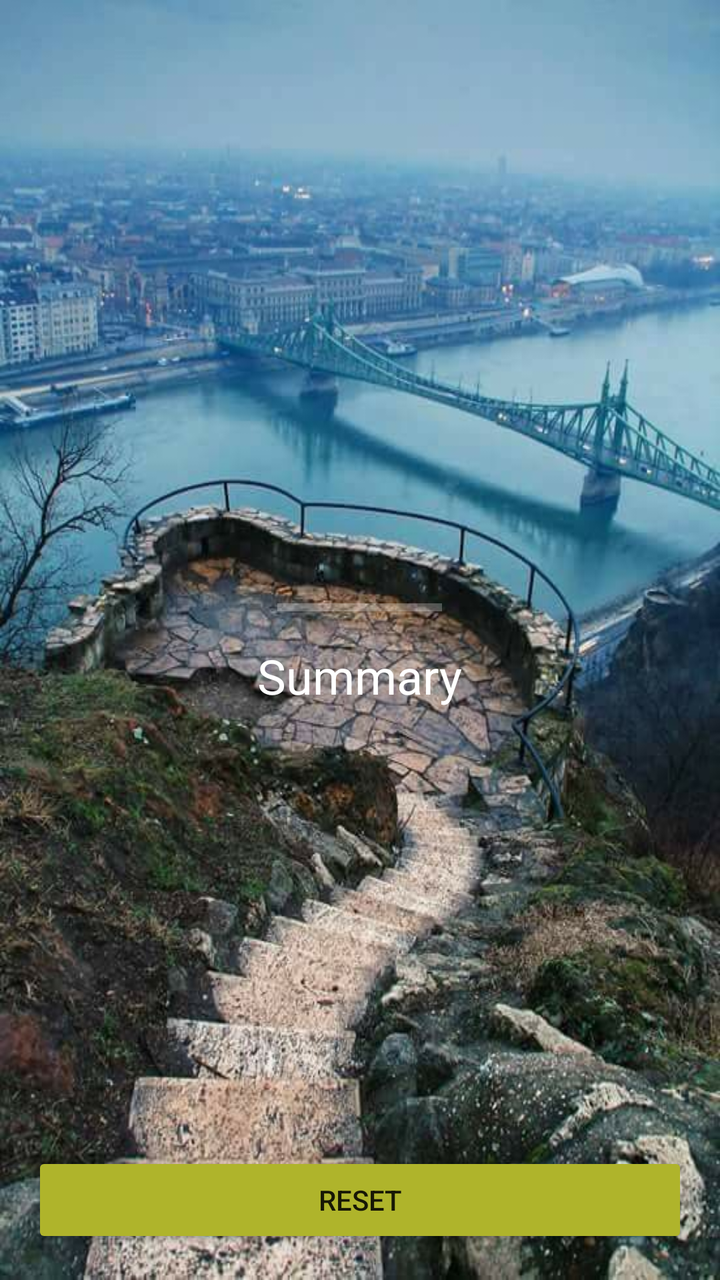
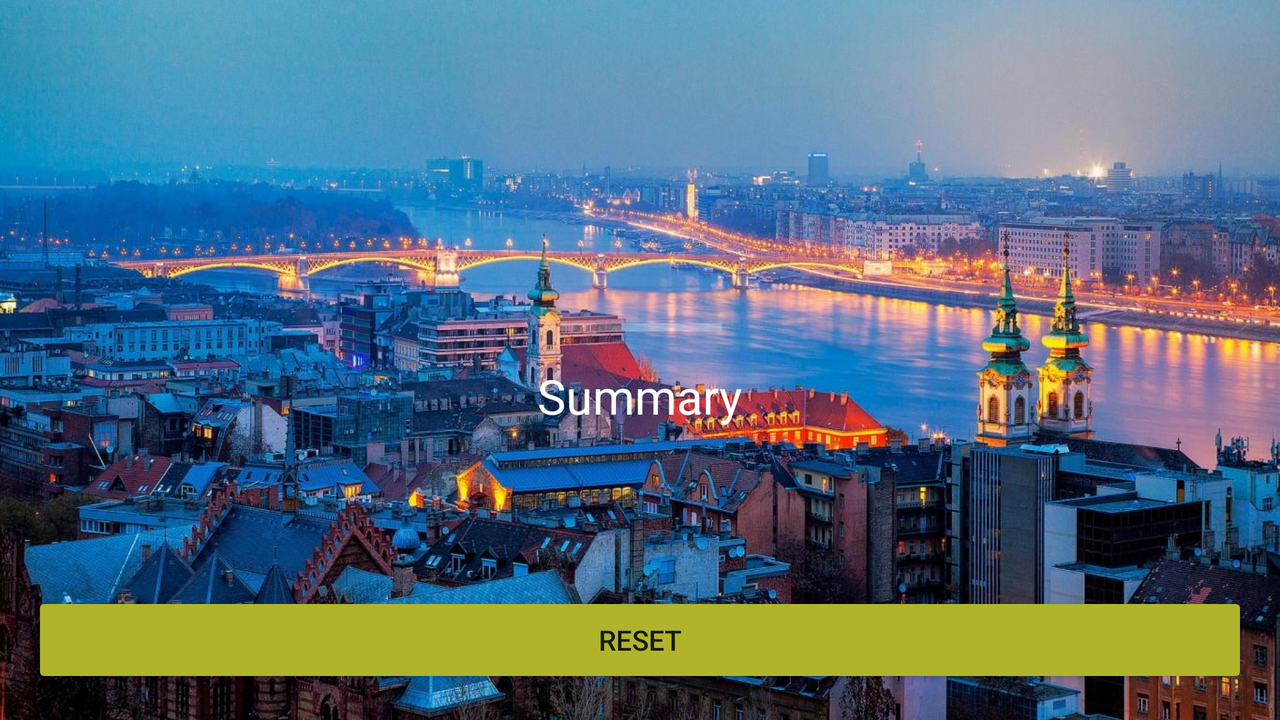

First picture: res/layout/ on a phone held upright. Second picture: the repository's own variant of that layout, on a device whose configuration matches the variant's folder. Source for both follows.
<!-- AndroidManifest.xml: application theme AppTheme -->
<!-- res/layout/activity_summary.xml -->
<?xml version="1.0" encoding="utf-8"?>
<RelativeLayout xmlns:android="http://schemas.android.com/apk/res/android"
    xmlns:tools="http://schemas.android.com/tools"
    android:id="@+id/activity_summary"
    android:layout_width="match_parent"
    android:layout_height="match_parent"
    android:background="@drawable/start"
    android:paddingBottom="@dimen/activity_vertical_margin"
    android:paddingLeft="@dimen/activity_horizontal_margin"
    android:paddingRight="@dimen/activity_horizontal_margin"
    android:paddingTop="@dimen/activity_vertical_margin"
    tools:context="com.example.android.myquiz.SummaryActivity">

    <Button
        android:layout_width="match_parent"
        android:layout_height="wrap_content"
        android:layout_alignParentBottom="true"
        android:onClick="resetQuiz"
        android:text="@string/reset" />

    <LinearLayout
        android:layout_width="wrap_content"
        android:layout_height="wrap_content"
        android:layout_centerHorizontal="true"
        android:layout_centerVertical="true"
        android:orientation="vertical">

        <ProgressBar
            android:id="@+id/summary_progress"
            style="?android:progressBarStyleHorizontal"
            android:layout_width="match_parent"
            android:layout_height="wrap_content"
            android:layout_gravity="center"
            android:indeterminate="false"
            android:max="100"
            android:padding="@dimen/small_padding"
            android:progress="0"
            android:progressBackgroundTint="@color/colorWhiteText" />

        <TextView
            android:id="@+id/summary"
            android:layout_width="wrap_content"
            android:layout_height="wrap_content"
            android:lineSpacingExtra="@dimen/big_line_spacing"
            android:text="@string/summary"
            android:textAlignment="center"
            android:textColor="@color/colorWhiteText"
            android:textSize="@dimen/big_text_size" />
    </LinearLayout>
</RelativeLayout>
<!-- resources referenced by this layout -->
<resources>
  <color name="colorWhiteText">#FFFFFF</color>
  <dimen name="activity_horizontal_margin">16dp</dimen>
  <dimen name="activity_vertical_margin">16dp</dimen>
  <dimen name="big_line_spacing">4sp</dimen>
  <dimen name="big_text_size">24sp</dimen>
  <dimen name="small_padding">10dp</dimen>
  <!-- drawable start: jpg bitmap (drawable, 83914 bytes) -->
  <string name="reset">Reset</string>
  <string name="summary">Summary</string>
  <style name="AppTheme" parent="Theme.AppCompat.Light.DarkActionBar">
          <item name="colorPrimary">@color/colorPrimary</item>
          <item name="colorPrimaryDark">@color/colorPrimaryDark</item>
          <item name="colorAccent">@color/colorAccent</item>
          <item name="colorButtonNormal">@color/colorButtonNormal</item>
      </style>
  <color name="colorPrimary">#0097a7</color>
  <color name="colorPrimaryDark">#00838f</color>
  <color name="colorAccent">#afb42b</color>
  <color name="colorButtonNormal">#afb42b</color>
</resources>
<!-- res/layout-land/activity_summary.xml (the repository's variant of the layout above) -->
<!-- drawn on the phone turned sideways -->
<?xml version="1.0" encoding="utf-8"?>
<RelativeLayout xmlns:android="http://schemas.android.com/apk/res/android"
    xmlns:tools="http://schemas.android.com/tools"
    android:id="@+id/activity_summary"
    android:layout_width="match_parent"
    android:layout_height="match_parent"
    android:background="@drawable/start_land"
    android:paddingBottom="@dimen/activity_vertical_margin"
    android:paddingLeft="@dimen/activity_horizontal_margin"
    android:paddingRight="@dimen/activity_horizontal_margin"
    android:paddingTop="@dimen/activity_vertical_margin"
    tools:context="com.example.android.myquiz.SummaryActivity">

    <LinearLayout
        android:layout_width="wrap_content"
        android:layout_height="wrap_content"
        android:layout_centerInParent="true"
        android:orientation="vertical">

        <ProgressBar
            android:id="@+id/summary_progress"
            style="?android:progressBarStyleHorizontal"
            android:layout_width="match_parent"
            android:layout_height="wrap_content"
            android:layout_gravity="center"
            android:indeterminate="false"
            android:max="100"
            android:padding="@dimen/small_padding"
            android:progress="0"
            android:progressBackgroundTint="@color/colorWhiteText" />

        <TextView
            android:id="@+id/summary"
            android:layout_width="wrap_content"
            android:layout_height="wrap_content"
            android:lineSpacingExtra="@dimen/big_line_spacing"
            android:text="@string/summary"
            android:textAlignment="center"
            android:textColor="@color/colorWhiteText"
            android:textSize="@dimen/big_text_size" />
    </LinearLayout>

    <Button
        android:layout_width="match_parent"
        android:layout_height="wrap_content"
        android:layout_alignParentBottom="true"
        android:onClick="resetQuiz"
        android:text="@string/reset" />
</RelativeLayout>
<!-- resources referenced by the variant -->
<!-- as the phone turned sideways resolves them -->
<resources>
  <color name="colorWhiteText">#FFFFFF</color>
  <dimen name="activity_horizontal_margin">16dp</dimen>
  <dimen name="activity_vertical_margin">16dp</dimen>
  <dimen name="big_line_spacing">4sp</dimen>
  <dimen name="big_text_size">24sp</dimen>
  <dimen name="small_padding">10dp</dimen>
  <!-- drawable start_land: jpg bitmap (drawable, 219897 bytes) -->
  <string name="reset">Reset</string>
  <string name="summary">Summary</string>
  <style name="AppTheme" parent="Theme.AppCompat.Light.DarkActionBar">
          <item name="colorPrimary">@color/colorPrimary</item>
          <item name="colorPrimaryDark">@color/colorPrimaryDark</item>
          <item name="colorAccent">@color/colorAccent</item>
          <item name="colorButtonNormal">@color/colorButtonNormal</item>
      </style>
  <color name="colorPrimary">#0097a7</color>
  <color name="colorPrimaryDark">#00838f</color>
  <color name="colorAccent">#afb42b</color>
  <color name="colorButtonNormal">#afb42b</color>
</resources>
